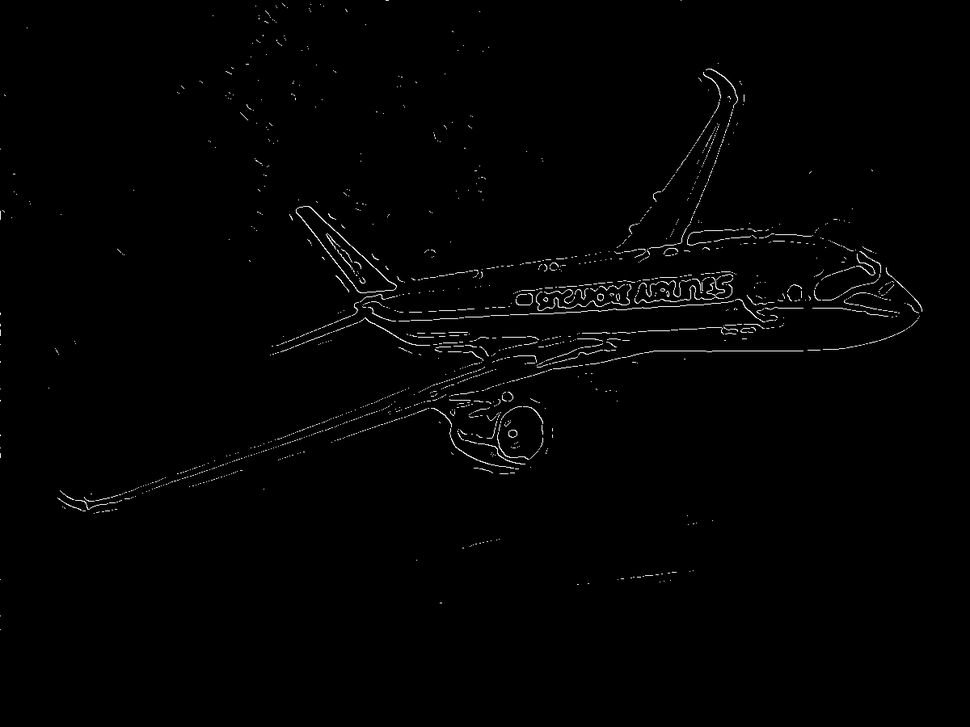
#> input picture Project2/edge004.png, 970 x 727 px, shrunk from 1200 x 900 before the run
$ python hough1.py
#> lines starting #> are read from the running program, lines starting #| are printed output that depends on the picture; long printed decimals are rounded
import numpy as np

from skimage.transform import (hough_line, hough_line_peaks,
                               probabilistic_hough_line)
from skimage.feature import canny
from skimage import data

import matplotlib.pyplot as plt
from matplotlib import cm

'''
# Constructing test image
image = np.zeros((100, 100))
idx = np.arange(25, 75)
image[idx[::-1], idx] = 255
image[idx, idx] = 255
'''
image = plt.imread('edge004.png')
#> image is the input picture: shape (727, 970) float32; min 0, max 1, mean 0.00959

# Classic straight-line Hough transform
h, theta, d = hough_line(image)
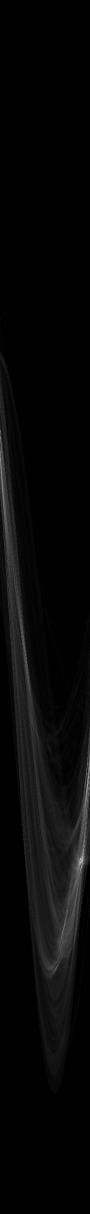
#> h: shape (2427, 180) uint64 (shown at 1/2 size); min 0, max 432, mean 12.7; drawn with min black and max white
#> theta = 180 values from -1.57 to 1.55; d = 2427 values from -1213 to 1213

# Generating figure 1
fig, axes = plt.subplots(1, 3, figsize=(15, 6))
ax = axes.ravel()

ax[0].imshow(image, cmap='gray')
ax[0].set_title('Input image')
ax[0].set_axis_off()

ax[1].imshow(np.log(1 + h),
             extent=[np.rad2deg(theta[-1]), np.rad2deg(theta[0]), d[-1], d[0]],
             cmap='gray', aspect=1/1.5)
ax[1].set_title('Hough transform')
ax[1].set_xlabel('Angles (degrees)')
ax[1].set_ylabel('Distance (pixels)')
ax[1].axis('image')

ax[2].imshow(image, cmap='gray')
for _, angle, dist in zip(*hough_line_peaks(h, theta, d)):
    y0 = (dist - 0 * np.cos(angle)) / np.sin(angle)
    y1 = (dist - image.shape[1] * np.cos(angle)) / np.sin(angle)
    print(y0, y1)
    ax[2].plot((0, image.shape[1]), (y0, y1), '-r')
#> this loop made 15 passes
#> (angle, dist, y0, y1) on passes 1 to 12: (1.52, 341, 341.5, 290.6), (1.24, 505, 534.1, 200.1), (1.5, 351, 351.9, 284), (-1.57, -307, 307, 307), (1.34, 487, 499.8, 275.9), (-1.5, -249, 249.6, 317.4), (1.45, 372, 374.8, 255.7), (-1.54, -278, 278.2, 312), (-1.48, -234, 234.9, 319.8), (-1.55, -294, 294, 311), (-1.47, -221, 222.2, 324.2), (1.36, 465, 475.4, 269.2)
#| 341.468 290.632
#| 534.098 200.101
#| 351.857 284.028
#| 307.0 307.000
#| 499.810 275.868
#| 249.608 317.437
#| 374.794 255.693
#| 278.169 312.043
#> (further printed lines are left out)
ax[2].set_xlim((0, image.shape[1]))
ax[2].set_ylim((image.shape[0], 0))
ax[2].set_axis_off()
ax[2].set_title('Detected lines')

plt.tight_layout()
plt.show()
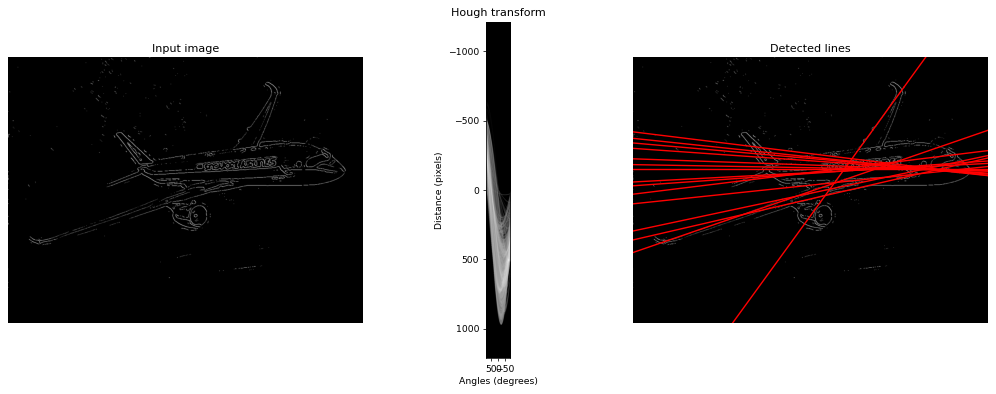
#> figure drawn by matplotlib, 3 panels
